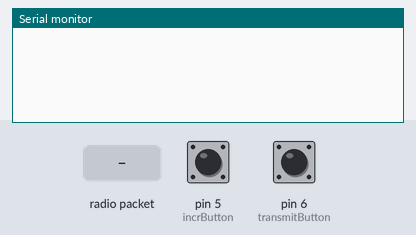
Simulated run of this sketch. Board: Arduino Uno, built with avr-gcc and run on an emulated ATmega328P. Parts: the last lines printed to the serial monitor. Inputs (shaded band) come from the test bench; at power-on: pin 5 (incrButton) HIGH, pin 6 (transmitButton) HIGH. No radio packets arrive unless stated.

Above: at 1.2 s.
1.3 s: pin 5 (incrButton) pulled LOW for 0.15 s
At 2.4 s:
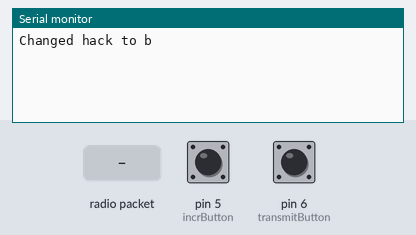
3.3 s: radio packet "1" arrives
At 4.5 s:
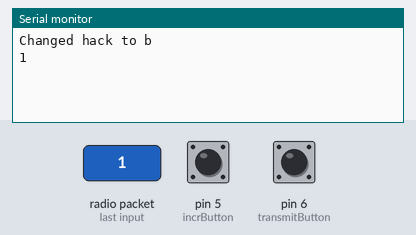
4.8 s: pin 5 (incrButton) pulled LOW for 1 s
At 6.6 s:
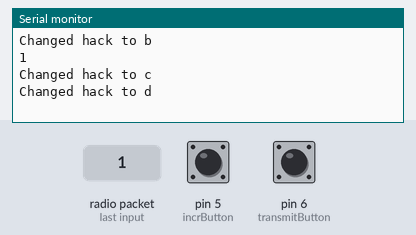
7.3 s: pin 5 (incrButton) pulled LOW for 0.15 s
At 8.2 s:
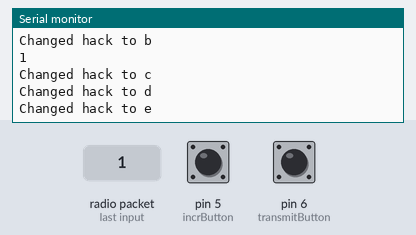
9.3 s: pin 5 (incrButton) pulled LOW for 1 s
At 11.3 s:
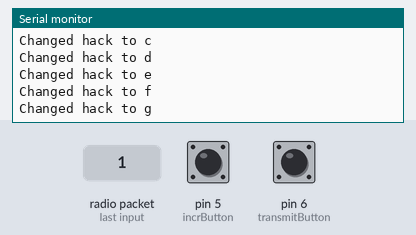
11.8 s: pin 5 (incrButton) pulled LOW for 3.2 s
At 12.7 s:
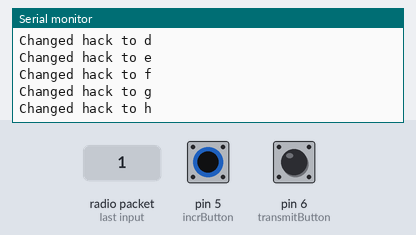

Measured:
- after the input at 1.3 s, the serial monitor: prints a new line after 0.50 s (image 1)
- after the input at 3.3 s, the serial monitor: prints a new line at once (image 2)
- after the input at 4.8 s, the serial monitor: prints a new line after 0.50 s (image 3)
- after the input at 7.3 s, the serial monitor: prints a new line after 0.50 s (image 4)
- after the input at 9.3 s, the serial monitor: prints a new line after 0.50 s (image 5)
- after the input at 11.8 s, the serial monitor: prints a new line after 0.50 s (image 6)

The sketch:

RSA_Lab7_Part3.ino
```cpp
/**
 * Zooey He, Randall Elkind | 10.30.2019 | Part3
 */

#include <SPI.h> // SPI Library
#include <nRF24L01.h>
#include <RF24.h>
RF24 radio(7, 8); // Begin an RF24 transceiver instance called "radio",
// where the CE and CSN pins on the nRF24L01 board
// are connected to pins 7 and 8 on the Arduino.
const byte rxAddr[6] = "00001"; // receiver "pipe" address
const byte txAddr[6] = "00011"; // transceiver "pipe" address
char myCode = 'a';

enum States {initialize, listening, incrementCharacter, transmitCharacter};
States myState = initialize;

const int incrButton = 5;
const int transmitButton = 6;

void setup() {
  Serial.begin(9600);
  radio.begin(); // begin transceiver communication
  radio.openReadingPipe(1, rxAddr); // pipe number 1 is opened for listening
  radio.startListening(); // begin listening

  pinMode(incrButton, INPUT_PULLUP); // initialize the increment pin as pullup
  pinMode(transmitButton, INPUT_PULLUP); // initialize the transmit pin as pullup
}
void loop() {
  // Our finite state machine switch statement
  switch (myState) {
    case initialize: // Initial state, just move to listening...
      myState = listening;
      break;
    case listening: // reads the radio signal, searches for transmission signal.
      if (radio.available()){ //If data is recieved...
        char text[32] = {0}; // make an array of characters to store text that is read
        radio.read(&text, sizeof(text)); // read data into text character array
        Serial.println(text); // print received text to Serial monitor
      }

      if (digitalRead(incrButton) == LOW){ // if button 1 pressed
        delay(500); // delay to prevent multiple repeated presses
        myState = incrementCharacter; // change state to incrementCharacter
      }
      if (digitalRead(transmitButton) == LOW){ // if button 2 is pressed
        delay(500); // delay to prevent multiple repeated presses
        myState = transmitCharacter; // change state to transmitCharacter
      }
      break;

    case incrementCharacter:
      myCode++; // Increment our secret code
      if (myCode > 106) { // if secret code > 'j' return to 'a'
        myCode = 97;
      }
      Serial.print("Changed hack to "); // helpful message for our code
      Serial.println((char) myCode);
      myState = listening; // Return to listening state
      break;

    case transmitCharacter:
      radio.setRetries(15, 15); // Set 15 tries to transmit signal
      radio.openWritingPipe(txAddr); // opens the writing pipe
      radio.stopListening(); // stops listening to prepare for writing
      radio.write(&myCode, sizeof(myCode)); // writes the code over the radio
      radio.startListening(); // Resume listening again
      myState = listening; // Return ot listening state.
      break;

  }
}
```
